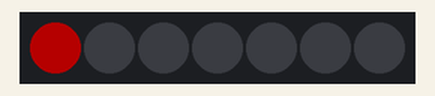
Bench run of a sketch on a simulated Arduino Uno, built with avr-gcc and run on an emulated ATmega328P. Parts: 7 RGB LEDs in strip order, left to right. Dim RGB values are drawn brighter than linear.

Above: at 2.2 s.
At 6.73 s:
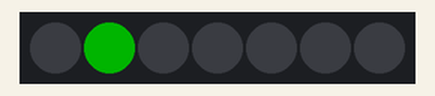
At 12.53 s:
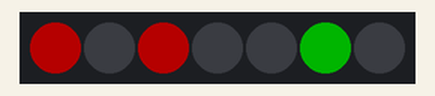
At 17.68 s:
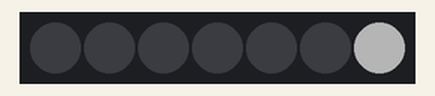
At 27.28 s:
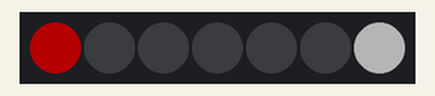
At 38.45 s:
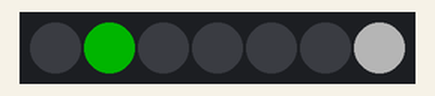
Timing chart, 0 to 40.0 s (numbered marks = the images above):
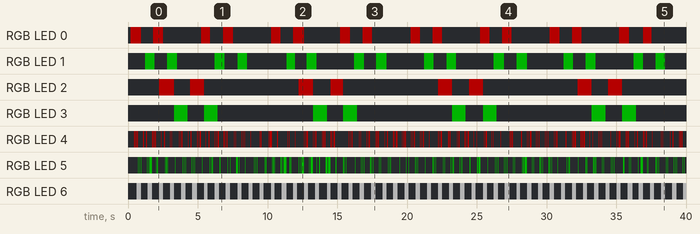

The sketch:

bouy_lights_trinket.ino
```cpp
#include <FastLED.h>

// FastLED Configuration for Trinket
#define NUM_LEDS 7
#define DATA_PIN 1          // Pin 1 on Trinket (GPIO #1)
#define LED_TYPE WS2812B
#define COLOR_ORDER GRB
CRGB leds[NUM_LEDS];

// Light structure (optimized for Trinket's limited memory)
struct Light {
  uint8_t colour_r, colour_g, colour_b;  // Store RGB values instead of CRGB objects
  uint16_t sequence[8];     // Reduced max sequence length, store as milliseconds
  uint8_t sequence_length;
  int8_t seq_num;
};

// Event structure (optimized for memory)
struct Event {
  uint8_t light_id;
  uint32_t time;
};

// Globals (reduced for Trinket memory constraints)
Light lights[7] = {
  // Channel Pair 1
  {255, 0, 0, {700, 900, 700, 2700}, 4, -1},  // Red
  {0, 255, 0, {700, 900, 700, 2700}, 4, -1},  // Green

  // Channel Pair 2
  {255, 0, 0, {1000, 1200, 1000, 6800}, 4, -1},  // Red
  {0, 255, 0, {1000, 1200, 1000, 6800}, 4, -1},  // Green

  // Pier 1 (simplified sequence to fit memory)
  {255, 0, 0, {40, 60, 40, 60, 40, 60, 40, 300}, 8, -1},  // Red
  {0, 255, 0, {40, 60, 40, 60, 40, 60, 40, 300}, 8, -1},  // Green

  // Cardinal
  {255, 255, 255, {300, 500}, 2, -1}  // White
};

Event event_stack[7];  // Reduced stack size for Trinket
uint8_t event_stack_size = 0;
const uint8_t max_event_stack = 7;

void setup() {
  // Initialize FastLED
  FastLED.addLeds<LED_TYPE, DATA_PIN, COLOR_ORDER>(leds, NUM_LEDS);
  FastLED.setBrightness(64);  // Reduced brightness for Trinket power limits

  // Clear all LEDs
  fill_solid(leds, NUM_LEDS, CRGB::Black);
  FastLED.show();

  // Small delay for startup
  delay(100);

  initialiseLights();
}

void loop() {
  if (event_stack_size > 0) {
    uint32_t next_event_time = peekEventStack().time;

    if (millis() >= next_event_time) {
      Event event = popEventStack();
      Light* light = &lights[event.light_id];

      if (light->seq_num < light->sequence_length - 1) {
        light->seq_num++;
      } else {
        light->seq_num = 0;
      }

      updateLight(event.light_id, getLightState(light->seq_num));

      uint32_t new_time = event.time + light->sequence[light->seq_num];
      insertIntoEventStack(event.light_id, new_time);

      updateLEDs();
    }
  }

  delay(10);  // 10ms polling - slightly slower to reduce CPU load
}

Event mkEvent(uint8_t light_id, uint32_t event_time) {
  Event event;
  event.light_id = light_id;
  event.time = event_time;
  return event;
}

void insertIntoEventStack(uint8_t light_id, uint32_t event_time) {
  if (event_stack_size >= max_event_stack) {
    return;  // Silent fail to save memory
  }

  // Check for empty stack
  if (event_stack_size == 0) {
    event_stack[0] = mkEvent(light_id, event_time);
    event_stack_size = 1;
    return;
  }

  // Find place to insert event (chronological order)
  for (uint8_t i = 0; i < event_stack_size; i++) {
    if (event_time < event_stack[i].time) {
      // Shift events to make room
      for (uint8_t j = event_stack_size; j > i; j--) {
        event_stack[j] = event_stack[j-1];
      }
      event_stack[i] = mkEvent(light_id, event_time);
      event_stack_size++;
      return;
    }
  }

  // No place found, append to end
  event_stack[event_stack_size] = mkEvent(light_id, event_time);
  event_stack_size++;
}

uint8_t getLightState(int8_t sequence_id) {
  return 1 - (sequence_id % 2);
}

Event peekEventStack() {
  return event_stack[0];
}

Event popEventStack() {
  Event event = event_stack[0];

  // Shift remaining events
  for (uint8_t i = 0; i < event_stack_size - 1; i++) {
    event_stack[i] = event_stack[i + 1];
  }
  event_stack_size--;

  return event;
}

void initialiseLights() {
  uint32_t now = millis();

  for (uint8_t i = 0; i < 7; i++) {
    // Calculate total sequence time
    uint32_t total_time = 0;
    for (uint8_t j = 0; j < lights[i].sequence_length; j++) {
      total_time += lights[i].sequence[j];
    }

    // Simple pseudo-random start time (no random() to save memory)
    uint32_t start_time = now + (((uint32_t)i * 1000 + now) % total_time);
    insertIntoEventStack(i, start_time);
  }
}

void updateLight(uint8_t id, uint8_t state) {
  // Function exists for compatibility but actual update is in updateLEDs()
}

void updateLEDs() {
  // Update each LED based on light state
  for (uint8_t i = 0; i < NUM_LEDS && i < 7; i++) {
    uint8_t state = getLightState(lights[i].seq_num);
    if (state == 1) {
      leds[i] = CRGB(lights[i].colour_r, lights[i].colour_g, lights[i].colour_b);
    } else {
      leds[i] = CRGB::Black;
    }
  }
  FastLED.show();
}
```

Measured:
- by itself, RGB LED 2: off → RGB(64, 0, 0) at 2.2 s, → off 1.1 s later, → RGB(64, 0, 0) 1.1 s later, → off 1.0 s later, … (16 changes in this stretch)
- by itself, RGB LED 3: repeats every 10.0 s: off 1.2 s, RGB(0, 64, 0) 0.98 s, off 6.8 s, RGB(0, 64, 0) 1.0 s
- by itself, RGB LED 0: repeats every 10.0 s: off 0.88 s, RGB(64, 0, 0) 0.72 s, off 2.7 s, RGB(64, 0, 0) 0.66 s, off 0.92 s, RGB(64, 0, 0) 0.72 s, off 2.7 s, RGB(64, 0, 0) 0.70 s
- by itself, RGB LED 1: repeats every 10.1 s: off 0.90 s, RGB(0, 64, 0) 0.72 s, off 2.7 s, RGB(0, 64, 0) 0.69 s, off 0.95 s, RGB(0, 64, 0) 0.68 s, off 2.8 s, RGB(0, 64, 0) 0.60 s
